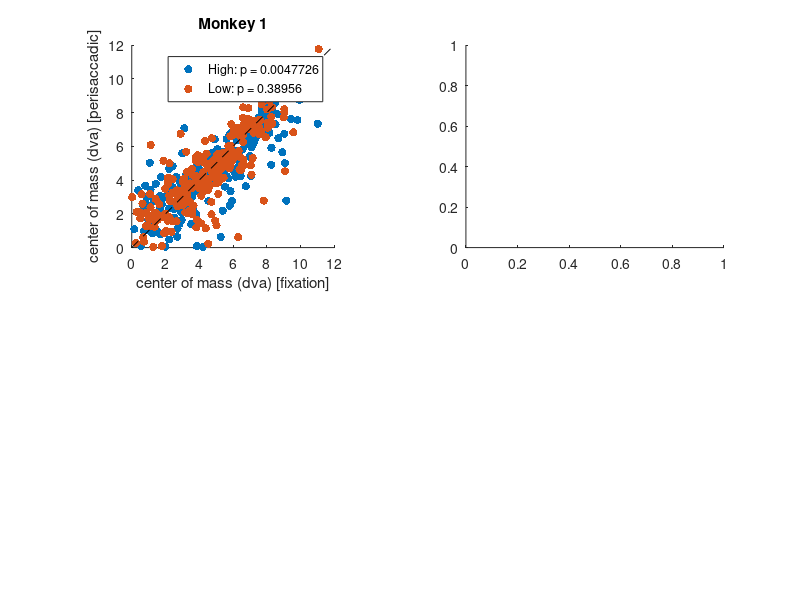

The MATLAB source for this figure: (Note: this script raises an error after producing the figure.)
%% plot center of mass

load("CoM_horizontal.mat")
% load("CoM_vertical.mat")

%% center of mass

figure(1)

subplot(2,2,1)
scatter(CoM_high_fix1,CoM_high_peri1,'filled')
hold on
scatter(CoM_low_fix1,CoM_low_peri1,'filled')
plot([0 12], [0 12],'k--')
axis([0 12 0 12])
axis square
xlabel('center of mass (dva) [fixation]')
ylabel('center of mass (dva) [perisaccadic]')
p_high1 = signrank(CoM_high_fix1,CoM_high_peri1);
p_low1 = signrank(CoM_low_fix1,CoM_low_peri1);
legend(['High: p = ' num2str(p_high1)], ['Low: p = ' num2str(p_low1)])
title('Monkey 1')

subplot(2,2,2)
histogram(CoM_high_fix1-CoM_high_peri1,'BinWidth',1)
hold on
histogram(CoM_low_fix1-CoM_low_peri1,'BinWidth',1)
xlabel('difference (dva)')
ylabel('number of neurons')

med_iqr_high_fix1 = [nanmedian(CoM_high_fix1) iqr(CoM_high_fix1)];
med_iqr_high_peri1 = [nanmedian(CoM_high_peri1) iqr(CoM_high_peri1)];
med_iqr_low_fix1 = [nanmedian(CoM_low_fix1) iqr(CoM_low_fix1)];
med_iqr_low_peri1 = [nanmedian(CoM_low_peri1) iqr(CoM_low_peri1)];

effect_high1 = meanEffectSize(CoM_high_fix1,CoM_high_peri1);
effect_low1 = meanEffectSize(CoM_low_fix1,CoM_low_peri1);

subplot(2,2,3)
scatter(CoM_high_fix2,CoM_high_peri2,'filled')
hold on
scatter(CoM_low_fix2,CoM_low_peri2,'filled')
plot([0 12], [0 12],'k--')
axis([0 12 0 12])
axis square
xlabel('center of mass (dva) [fixation]')
ylabel('center of mass (dva) [perisaccadic]')
p_high2 = signrank(CoM_high_fix2,CoM_high_peri2);
p_low2 = signrank(CoM_low_fix2,CoM_low_peri2);
legend(['High: p = ' num2str(p_high2)], ['Low: p = ' num2str(p_low2)])
title('Monkey 2')

subplot(2,2,4)
histogram(CoM_high_fix2-CoM_high_peri2,'BinWidth',1)
hold on
histogram(CoM_low_fix2-CoM_low_peri2,'BinWidth',1)
xlabel('difference (dva)')
ylabel('number of neurons')

med_iqr_high_fix2 = [nanmedian(CoM_high_fix2) iqr(CoM_high_fix2)];
med_iqr_high_peri2 = [nanmedian(CoM_high_peri2) iqr(CoM_high_peri2)];
med_iqr_low_fix2 = [nanmedian(CoM_low_fix2) iqr(CoM_low_fix2)];
med_iqr_low_peri2 = [nanmedian(CoM_low_peri2) iqr(CoM_low_peri2)];

effect_high2 = meanEffectSize(CoM_high_fix2,CoM_high_peri2);
effect_low2 = meanEffectSize(CoM_low_fix2,CoM_low_peri2);

%% center of mass shift

figure(2)

CoM_shift_high1 = CoM_high_peri1 - CoM_high_fix1;
CoM_shift_low1 = CoM_low_peri1 - CoM_low_fix1;
CoM_shift_high2 = CoM_high_peri2 - CoM_high_fix2;
CoM_shift_low2 = CoM_low_peri2 - CoM_low_fix2;

subplot(1,2,1)
scatter(CoM_shift_high1,CoM_shift_low1,'filled')
hold on
scatter(CoM_shift_high2,CoM_shift_low2,'filled')
plot([-6 6], [-6 6],'k--')
axis([-6 6 -6 6])
axis square
xlabel('center of mass shift (dva) [High]')
ylabel('center of mass shift (dva) [Low]')
legend('Monkey 1', 'Monkey 2')
title(['p = ' num2str(signrank([CoM_shift_high1;CoM_shift_high2],[CoM_shift_low1;CoM_shift_low2]))])

subplot(1,2,2)
histogram([CoM_shift_high1;CoM_shift_high2]-[CoM_shift_low1;CoM_shift_low2],'BinWidth',1)
hold on
xlabel('difference (dva)')
ylabel('number of neurons')
title(['n = ' num2str(size([CoM_shift_high1;CoM_shift_high2],1))])

p1 = signrank(CoM_shift_high1,CoM_shift_low1);
p2 = signrank(CoM_shift_high2,CoM_shift_low2);

med_iqr_high1 = [nanmedian(CoM_shift_high1) iqr(CoM_shift_high1)];
med_iqr_low1 = [nanmedian(CoM_shift_low1) iqr(CoM_shift_low1)];
med_iqr_high2 = [nanmedian(CoM_shift_high2) iqr(CoM_shift_high2)];
med_iqr_low2 = [nanmedian(CoM_shift_low2) iqr(CoM_shift_low2)];

effect1 = meanEffectSize(CoM_shift_high1,CoM_shift_low1);
effect2 = meanEffectSize(CoM_shift_high2,CoM_shift_low2);
